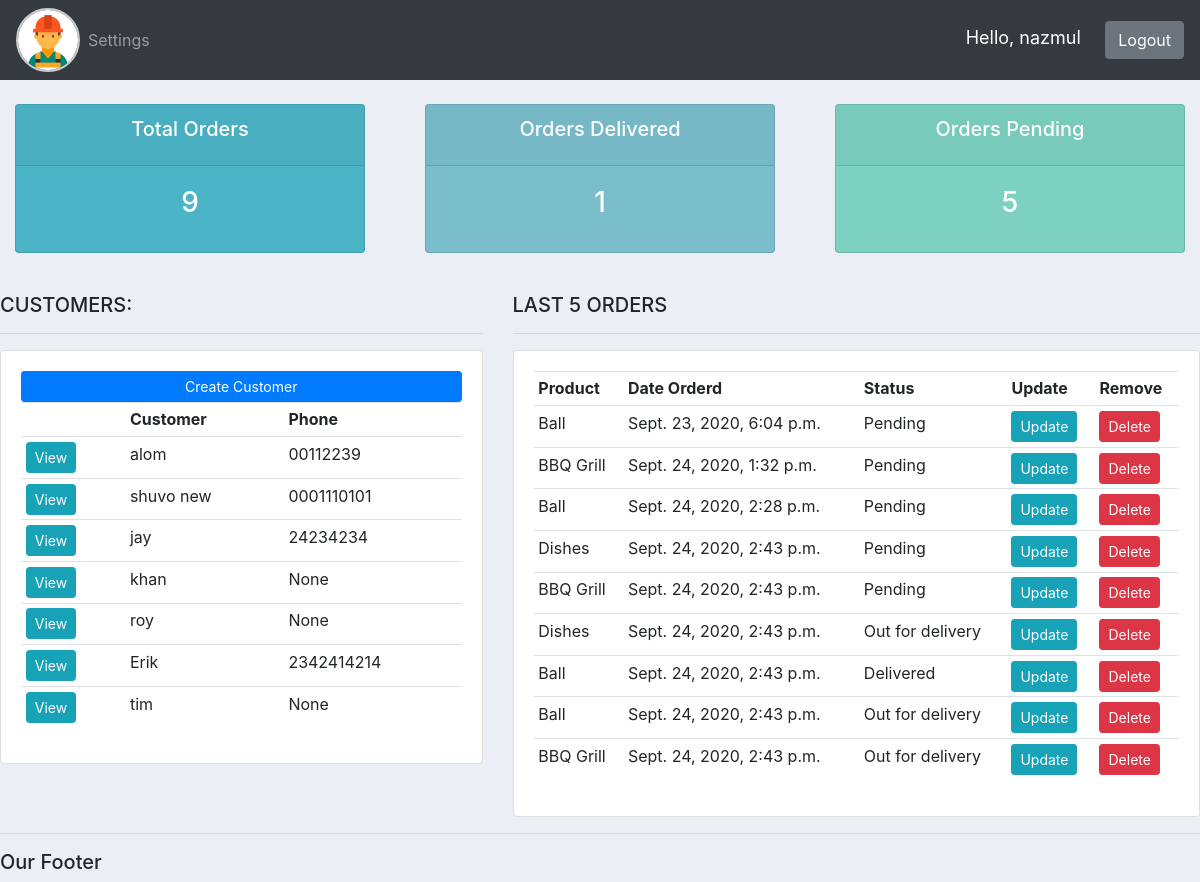
The page / (signed in) on the database its author committed.
### accounts/models.py (models this page shows, shortened)
class Customer(models.Model):
    user = models.OneToOneField(User, blank=True, null=True, on_delete=models.CASCADE)
    name = models.CharField(max_length=200, null=True)
    phone = models.CharField(max_length=200, null=True)
    email = models.CharField(max_length=200, null=True)
    profile_pic = models.ImageField(default="user.png", null=True, blank=True)
    date_created = models.DateTimeField(auto_now_add=True)

class Order(models.Model):
    STATUS = (
        ('Pending', 'Pending'),
        ('Out for delivery', 'Out for delivery'),
        ('Delivered', 'Delivered'),
    )
    customer = models.ForeignKey(
        Customer, null=True, on_delete=models.SET_NULL)
    product = models.ForeignKey(Product, null=True, on_delete=models.SET_NULL)
    date_created = models.DateTimeField(auto_now_add=True)
    status = models.CharField(max_length=200, null=True, choices=STATUS)
    note = models.CharField(max_length=200, null=True)

class Product(models.Model):
    CATEGORY = (
        ('Indoor', 'Indoor'),
        ('Out door', 'Out door'),
    )
    name = models.CharField(max_length=200, null=True)
    price = models.FloatField(null=True)
    category = models.CharField(max_length=200, null=True, choices=CATEGORY)
    description = models.CharField(max_length=200, null=True, blank=True)
    date_created = models.DateTimeField(auto_now_add=True)
    tags = models.ManyToManyField(Tag)
    def __str__(self):
        return self.name

### accounts/decorators.py (the view)
	def wrapper_function(request, *args, **kwargs):
		group = None
		if request.user.groups.exists():
			group = request.user.groups.all()[0].name
		if group == 'customer':
			return redirect('user-page')
		if group == 'admin':
			return view_func(request, *args, **kwargs)

### accounts/views.py (called while the page is built)
@login_required(login_url="login")
@admin_only
def home(request):
    orders = Order.objects.all()
    customers = Customer.objects.all()
    total_customers = customers.count()
    total_orders = orders.count()
    delivered = orders.filter(status='Delivered').count()
    pending = orders.filter(status='Pending').count()
    context = {'orders': orders, 'customers': customers, 'total_customers': total_customers,
               'total_orders': total_orders, 'delivered': delivered, 'pending': pending}
    return render(request, 'accounts/dashboard.html', context)

### accounts/templates/accounts/dashboard.html
{% extends 'accounts/main.html' %}
{% block content %}
{% include 'accounts/status.html' %}
<br />
<div class="row">
    <div class="col-md-5">
        <h5>CUSTOMERS:</h5>
        <hr />
        <div class="card card-body">
            <a class="btn btn-primary btn-sm btn-block" href=""
                >Create Customer</a
            >
            <table class="table table-sm">
                <tr>
                    <th></th>
                    <th>Customer</th>
                    <th>Phone</th>
                </tr>
                {% for customer in customers %}
                    <tr>
                        <td><a href="{% url 'customer' customer.id %}"  class="btn btn-sm btn-info">View</a>
                        <td>{{customer.name}}</td>
                        <td>{{customer.phone}}</td>
                    </tr>
                {% endfor %}
            </table>
        </div>
    </div>
    <div class="col-md-7">
        <h5>LAST 5 ORDERS</h5>
        <hr />
        <div class="card card-body">
            <table class="table table-sm">
                <tr>
                    <th>Product</th>
                    <th>Date Orderd</th>
                    <th>Status</th>
                    <th>Update</th>
                    <th>Remove</th>
                </tr>
                {% for order in orders %}
                    <tr>
                        <td>{{order.product}}</td>
                        <td>{{order.date_created}}</td>
                        <td>{{order.status}}</td>
                        <td><a href="{% url 'update_order' order.id %}" class="btn btn-sm btn-info">Update</a></td>
                        <td><a href="{% url 'delete_order' order.id %}" class="btn btn-sm btn-danger">Delete</a></td>
                    </tr>
                {% endfor %}
            </table>
        </div>
    </div>
</div>
{% endblock %}

### accounts/templates/accounts/navbar.html (shortened to what this page needs)
{% load static %}
<nav class="navbar navbar-expand-lg navbar-dark bg-dark">
    <img src="{% static 'images/logo.png' %}" alt="Logo" id="logo" />
    <div class="collapse navbar-collapse" id="navbarNav">
        <ul class="navbar-nav">
            {% if request.user.is_stuff %}
                <li class="nav-item active">
                    <a class="nav-link" href="{% url 'home' %}">Dashboard</a>
                </li>
                <li class="nav-item">
                    <a class="nav-link" href="{% url 'products' %}">Products</a>
                </li>
                <li class="nav-item">
                    <a class="nav-link" href="http://127.0.0.1:8000/admin">Admin</a>
                </li>
            {% else %}
                <li class="nav-item">
                    <a class="nav-link" href="{% url 'account' %}">Settings</a>
                </li>
            {% endif %}
        </ul>
        <div class="ml-auto">
            <span class="hello-msg">Hello, {{ request.user }}</span>
            <span>
                <a class="btn btn-md btn-secondary" href="{% url 'logout' %}">Logout</a>
            </span>
        </div>
    </div>
</nav>

### static/css/main.css (style rules this page uses)
body { background-color: #ebeff5; }
#logo { height: auto; width: 4rem; border-radius: 50%; border-width: 2px; border-color: #ccc; border-style: solid; }

### accounts/templates/accounts/navbar.html (style rules this page uses)
.hello-msg { font-size: 18px; color: #fff; margin-right: 20px; }

### rows shown on the page
Customer: name "alom", phone "00112239"
Customer: name "shuvo new", phone "0001110101"
Customer: name "jay", phone "24234234"
Customer: name "khan", phone "None"
Customer: name "roy", phone "None"
Customer: name "Erik", phone "2342414214"
Customer: name "tim", phone "None"
Order: product "Ball", date_created "Sept. 23, 2020, 6:04 p.m.", status "Pending"
Order: product "BBQ Grill", date_created "Sept. 24, 2020, 1:32 p.m.", status "Pending"
Order: product "Ball", date_created "Sept. 24, 2020, 2:28 p.m.", status "Pending"
Order: product "Dishes", date_created "Sept. 24, 2020, 2:43 p.m.", status "Pending"
Order: product "BBQ Grill", date_created "Sept. 24, 2020, 2:43 p.m.", status "Pending"
Order: product "Dishes", date_created "Sept. 24, 2020, 2:43 p.m.", status "Out for delivery"
Order: product "Ball", date_created "Sept. 24, 2020, 2:43 p.m.", status "Delivered"
Order: product "Ball", date_created "Sept. 24, 2020, 2:43 p.m.", status "Out for delivery"
Order: product "BBQ Grill", date_created "Sept. 24, 2020, 2:43 p.m.", status "Out for delivery"

### other values the page prints
{{ request.user }} "nazmul"
{{ total_orders }} "9"
{{ delivered }} "1"
{{ pending }} "5"
